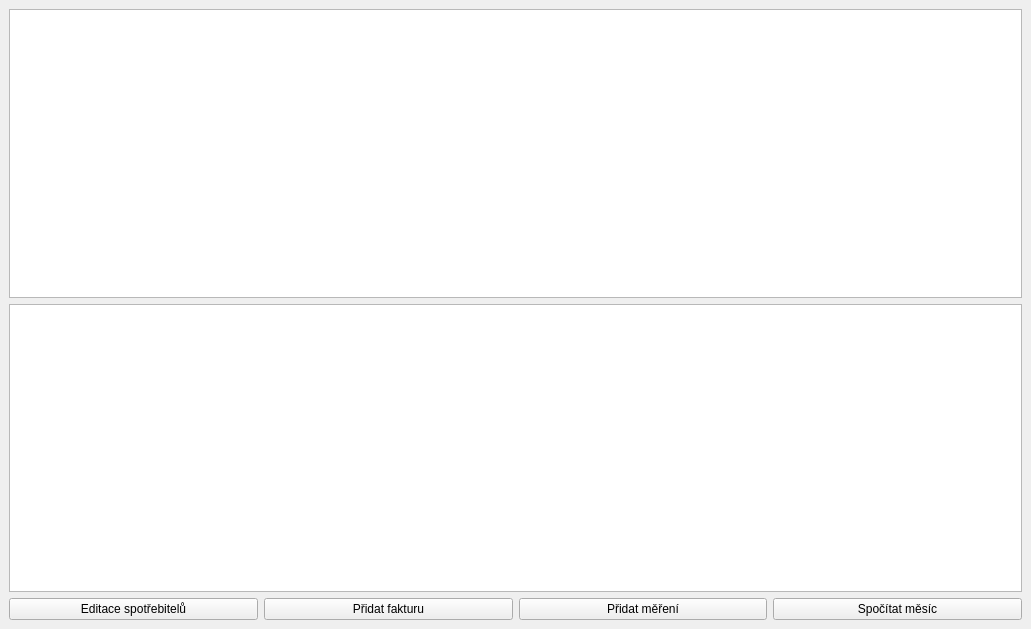
<?xml version="1.0" encoding="UTF-8"?>
<ui version="4.0">
 <class>MainWindow</class>
 <widget class="QMainWindow" name="MainWindow">
  <property name="geometry">
   <rect>
    <x>0</x>
    <y>0</y>
    <width>1031</width>
    <height>629</height>
   </rect>
  </property>
  <property name="windowTitle">
   <string>MainWindow</string>
  </property>
  <widget class="QWidget" name="centralwidget">
   <layout class="QVBoxLayout" name="verticalLayout">
    <item>
     <layout class="QGridLayout" name="gridLayout_2"/>
    </item>
    <item>
     <layout class="QVBoxLayout" name="verticalLayout_2">
      <item>
       <widget class="QTableView" name="userTable"/>
      </item>
      <item>
       <widget class="QTableView" name="invoiceTable"/>
      </item>
     </layout>
    </item>
    <item>
     <layout class="QHBoxLayout" name="horizontalLayout">
      <item>
       <widget class="QPushButton" name="editUserBtn">
        <property name="text">
         <string>Editace spotřebitelů</string>
        </property>
       </widget>
      </item>
      <item>
       <widget class="QPushButton" name="addInvoice">
        <property name="text">
         <string>Přidat fakturu</string>
        </property>
       </widget>
      </item>
      <item>
       <widget class="QPushButton" name="btnAddEntry">
        <property name="text">
         <string>Přidat měření</string>
        </property>
       </widget>
      </item>
      <item>
       <widget class="QPushButton" name="viewResultBtn">
        <property name="text">
         <string>Spočítat měsíc</string>
        </property>
       </widget>
      </item>
     </layout>
    </item>
   </layout>
  </widget>
 </widget>
 <resources/>
 <connections/>
</ui>
